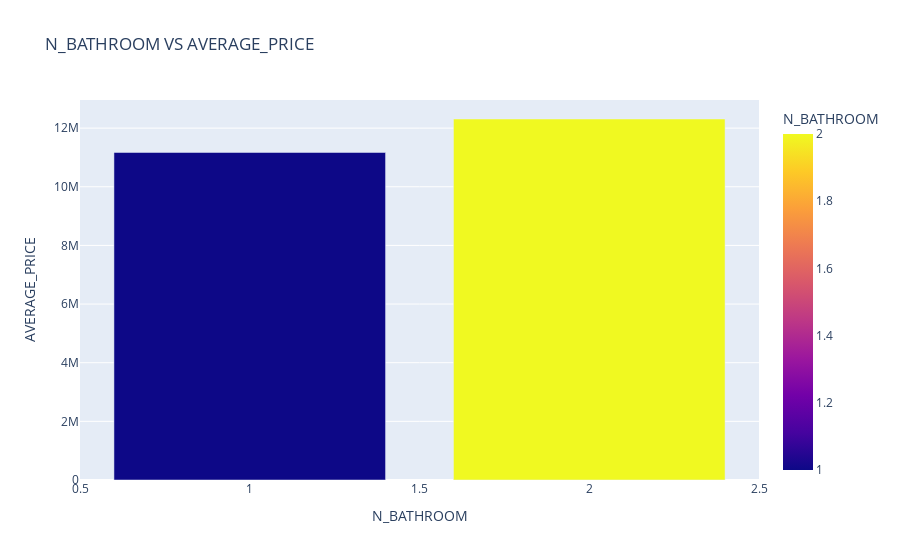

This figure's notebook cell:
### Markdown cell above
From **N_BEDROOM Vs Average_Price** we can interpret that No of Bed Rooms Increases Price of the House will also increase. above plot is showing that House with 4 Bed Rooms has Higher price and price is Linearly Decreasing if no of Bed Rooms Decreases

### Code cell
x = pd.DataFrame(data.groupby('N_BATHROOM')["TOTAL_SALES_PRICE"].mean())
y = data['N_BATHROOM'].unique()
y = sorted(y)
df2 = {'N_BATHROOM':y,"AVERAGE_PRICE":x['TOTAL_SALES_PRICE']}
temp = pd.DataFrame(df2)
temp.sort_values('AVERAGE_PRICE',inplace = True)

fig1 = px.bar(temp,x = 'N_BATHROOM',y = 'AVERAGE_PRICE', color = 'N_BATHROOM', title = "N_BATHROOM VS AVERAGE_PRICE")
fig1

### Figure 1 — Plotly figure (JSON) as saved in the notebook; plotly's stock layout.template omitted (floating-point values rounded to 4 significant figures)
{"data": [{"alignmentgroup": "True", "hovertemplate": "N_BATHROOM=%{marker.color}<br>AVERAGE_PRICE=%{y}<extra></extra>", "legendgroup": "", "marker": {"color": [1, 2], "coloraxis": "coloraxis", "pattern": {"shape": ""}}, "name": "", "offsetgroup": "", "orientation": "v", "showlegend": false, "textposition": "auto", "type": "bar", "x": [1, 2], "xaxis": "x", "y": [11170000.0, 12310000.0], "yaxis": "y"}], "layout": {"barmode": "relative", "coloraxis": {"colorbar": {"title": {"text": "N_BATHROOM"}}, "colorscale": [[0, "#0d0887"], [0.1111, "#46039f"], [0.2222, "#7201a8"], [0.3333, "#9c179e"], [0.4444, "#bd3786"], [0.5556, "#d8576b"], [0.6667, "#ed7953"], [0.7778, "#fb9f3a"], [0.8889, "#fdca26"], [1, "#f0f921"]]}, "legend": {"tracegroupgap": 0}, "title": {"text": "N_BATHROOM VS AVERAGE_PRICE"}, "xaxis": {"anchor": "y", "domain": [0, 1], "title": {"text": "N_BATHROOM"}}, "yaxis": {"anchor": "x", "domain": [0, 1], "title": {"text": "AVERAGE_PRICE"}}}}
